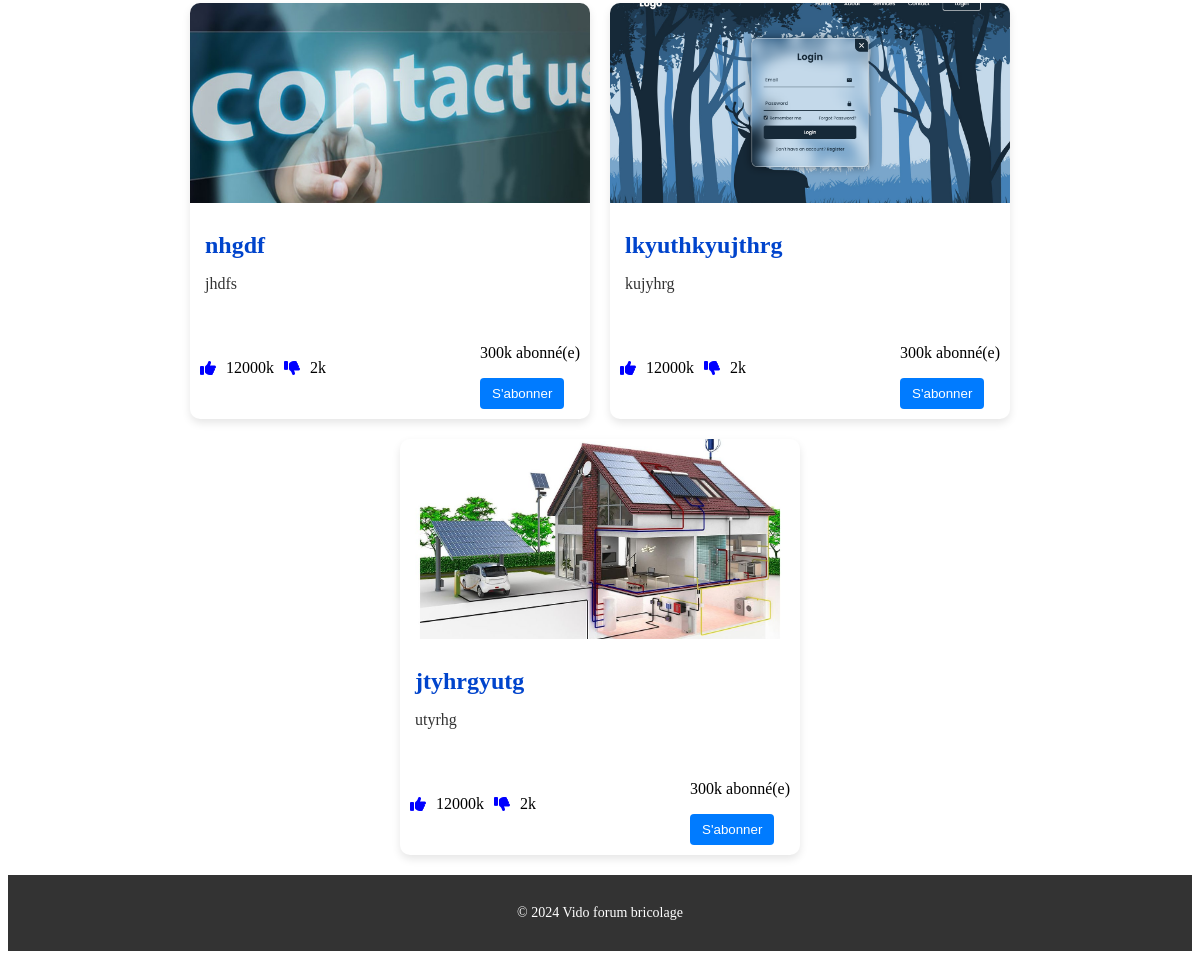
Before: / (lower part) with the older database file.
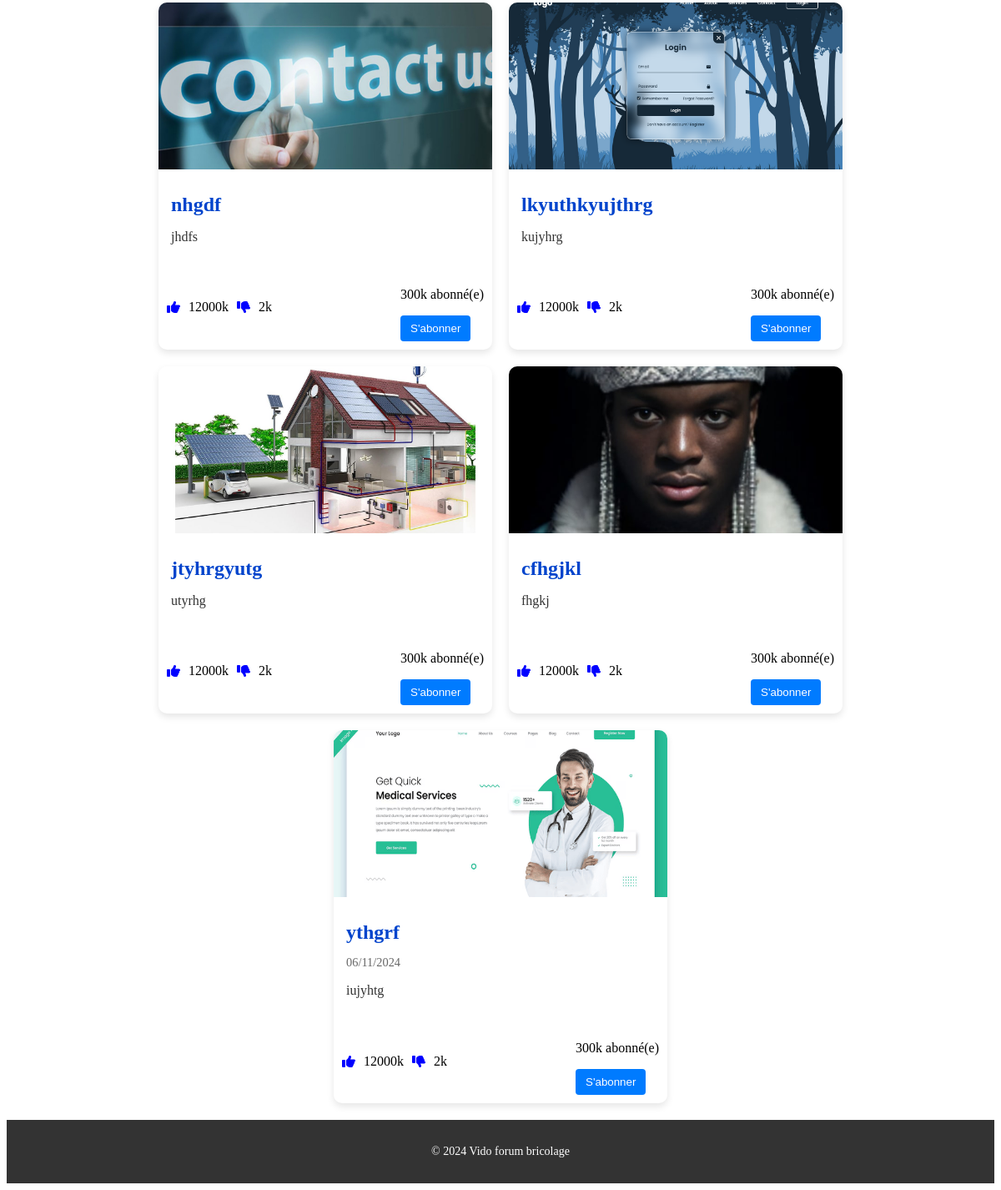
After: the same page with the newer database file.
### blog_profil/models.py (models this page shows, shortened)
class Publication(models.Model):
    title = models.CharField(max_length=100)
    tag = models.CharField(max_length=100)
    description = models.TextField()
    image = models.ImageField(upload_to='images/', blank=True, null=True)
    created_at = models.DateTimeField(auto_now_add=True)  # Défini lors de la création
    updated_at = models.DateTimeField(auto_now=True)      # Mis à jour à chaque modification
    published_at = models.DateTimeField(auto_now_add=True)  # Défini lors de la création
    author = models.ForeignKey(User, on_delete=models.CASCADE)

### page/views.py (the view)
# urls.py: 2. Add a URL to urlpatterns:  path('', views.home, name='home')
def home(request):
    posts = Publication.objects.all()
    return render(request, 'index.html', {'posts': posts})

### templates/index.html (shortened to what this page needs)
{% extends "base.html" %}
{% load static %}
{% block head %}
<link rel="stylesheet" href="{% static 'css/home.css' %}">
{% endblock %}
{% block content %}
<div class="blog-container">
    {% for post in posts %}
    <div class="blog-card">
        <a href="{% url 'post_detail' post.id %}" class="blog-link">
            <img src="{{ post.image.url }}" alt="{{ post.title }}" class="blog-image">
            <div class="blog-info">
                <h2 class="blog-title">{{ post.title }}</h2>
                <p class="blog-date">{{ post.published_at|date:"d/m/Y" }}</p>
                <p class="blog-description">{{ post.tag }}</p>
            </div>
        </a>
        <div class="blog-actions">
            <div class="thumbs-up-down">
                <a href="#" class="thumb"><i class="fa-solid fa-thumbs-up"></i></a><p>12000k</p>
                <a href="#" class="thumb"><i class="fa-solid fa-thumbs-down"></i></a><p>2k</p>
            </div>
            <div class="subscribe">
                <p>300k abonné(e)</p>
                <button>S'abonner</button>
            </div>
        </div>
    </div>
    {% empty %}
    <p>Aucune publication pour le moment.</p>
    {% endfor %}
</div>
{% endblock %}

Changed rows visible on the page:
added Publication: image (picture), title "cfhgjkl", tag "fhgkj"
added Publication: image (picture), title "ythgrf", published_at "06/11/2024", tag "iujyhtg"
